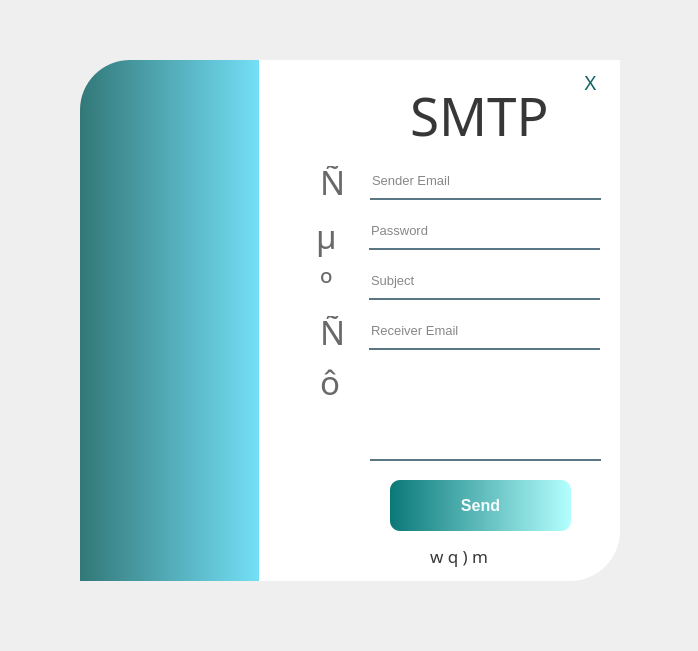
<?xml version="1.0" encoding="UTF-8"?>
<ui version="4.0">
 <class>Form</class>
 <widget class="QWidget" name="Form">
  <property name="geometry">
   <rect>
    <x>0</x>
    <y>0</y>
    <width>698</width>
    <height>651</height>
   </rect>
  </property>
  <property name="windowTitle">
   <string>Form</string>
  </property>
  <widget class="QWidget" name="widget" native="true">
   <property name="geometry">
    <rect>
     <x>40</x>
     <y>30</y>
     <width>625</width>
     <height>565</height>
    </rect>
   </property>
   <widget class="QLabel" name="label">
    <property name="geometry">
     <rect>
      <x>40</x>
      <y>30</y>
      <width>191</width>
      <height>521</height>
     </rect>
    </property>
    <property name="styleSheet">
     <string notr="true">background-color:qlineargradient(spread:pad, x1:0, y1:0, x2:1, y2:0, stop:0 rgba(50, 120, 120, 255), stop:1 rgba(120, 230, 255, 255));
border-top-left-radius:50px;
</string>
    </property>
    <property name="text">
     <string/>
    </property>
   </widget>
   <widget class="QLabel" name="label_3">
    <property name="geometry">
     <rect>
      <x>219</x>
      <y>30</y>
      <width>361</width>
      <height>521</height>
     </rect>
    </property>
    <property name="styleSheet">
     <string notr="true">background-color:rgba(255,255,255,255);
border-bottom-right-radius:50px</string>
    </property>
    <property name="text">
     <string/>
    </property>
   </widget>
   <widget class="QLabel" name="label_4">
    <property name="geometry">
     <rect>
      <x>370</x>
      <y>50</y>
      <width>151</width>
      <height>71</height>
     </rect>
    </property>
    <property name="font">
     <font>
      <family>Rockwell Condensed</family>
      <pointsize>40</pointsize>
      <weight>50</weight>
      <bold>false</bold>
     </font>
    </property>
    <property name="styleSheet">
     <string notr="true">color:rgba(0,0,0,200)</string>
    </property>
    <property name="text">
     <string>SMTP</string>
    </property>
   </widget>
   <widget class="QLineEdit" name="lineEdit">
    <property name="geometry">
     <rect>
      <x>330</x>
      <y>140</y>
      <width>231</width>
      <height>30</height>
     </rect>
    </property>
    <property name="font">
     <font>
      <pointsize>10</pointsize>
     </font>
    </property>
    <property name="styleSheet">
     <string notr="true">background-color:rgba(0,0,0,0);
border:none;
border-bottom:2px solid rgba(46,82,101,200);
color:rgba(0,0,0,240);
padding-bottom:7px;</string>
    </property>
    <property name="text">
     <string/>
    </property>
    <property name="placeholderText">
     <string>Sender Email</string>
    </property>
   </widget>
   <widget class="QLineEdit" name="lineEdit_2">
    <property name="geometry">
     <rect>
      <x>329</x>
      <y>190</y>
      <width>231</width>
      <height>30</height>
     </rect>
    </property>
    <property name="font">
     <font>
      <pointsize>10</pointsize>
     </font>
    </property>
    <property name="styleSheet">
     <string notr="true">background-color:rgba(0,0,0,0);
border:none;
border-bottom:2px solid rgba(46,82,101,200);
color:rgba(0,0,0,240);
padding-bottom:7px;</string>
    </property>
    <property name="placeholderText">
     <string>Password</string>
    </property>
   </widget>
   <widget class="QPushButton" name="pushButton">
    <property name="geometry">
     <rect>
      <x>350</x>
      <y>450</y>
      <width>181</width>
      <height>51</height>
     </rect>
    </property>
    <property name="font">
     <font>
      <pointsize>12</pointsize>
      <weight>75</weight>
      <bold>true</bold>
     </font>
    </property>
    <property name="styleSheet">
     <string notr="true">QPushButton#pushButton{
background-color: qlineargradient(spread:pad, x1:0, y1:0, x2:1, y2:0, stop:0 rgba(11, 120, 120, 255), stop:1 rgba(180, 255, 255, 255));
color:rgba(255,255,255,240);
border-radius:10px;
}
</string>
    </property>
    <property name="text">
     <string>Send</string>
    </property>
   </widget>
   <widget class="QLabel" name="label_5">
    <property name="geometry">
     <rect>
      <x>390</x>
      <y>510</y>
      <width>111</width>
      <height>31</height>
     </rect>
    </property>
    <property name="font">
     <font>
      <family>Social Media Circled</family>
      <pointsize>13</pointsize>
      <weight>50</weight>
      <bold>false</bold>
     </font>
    </property>
    <property name="styleSheet">
     <string notr="true">color:rgba(0,0,0,200)</string>
    </property>
    <property name="text">
     <string>w q ) m</string>
    </property>
   </widget>
   <widget class="QLineEdit" name="lineEdit_3">
    <property name="geometry">
     <rect>
      <x>329</x>
      <y>240</y>
      <width>231</width>
      <height>30</height>
     </rect>
    </property>
    <property name="font">
     <font>
      <pointsize>10</pointsize>
     </font>
    </property>
    <property name="styleSheet">
     <string notr="true">background-color:rgba(0,0,0,0);
border:none;
border-bottom:2px solid rgba(46,82,101,200);
color:rgba(0,0,0,240);
padding-bottom:7px;</string>
    </property>
    <property name="placeholderText">
     <string>Subject</string>
    </property>
   </widget>
   <widget class="QLineEdit" name="lineEdit_4">
    <property name="geometry">
     <rect>
      <x>329</x>
      <y>290</y>
      <width>231</width>
      <height>30</height>
     </rect>
    </property>
    <property name="font">
     <font>
      <pointsize>10</pointsize>
     </font>
    </property>
    <property name="styleSheet">
     <string notr="true">background-color:rgba(0,0,0,0);
border:none;
border-bottom:2px solid rgba(46,82,101,200);
color:rgba(0,0,0,240);
padding-bottom:7px;</string>
    </property>
    <property name="placeholderText">
     <string>Receiver Email</string>
    </property>
   </widget>
   <widget class="QPlainTextEdit" name="plainTextEdit">
    <property name="geometry">
     <rect>
      <x>330</x>
      <y>340</y>
      <width>231</width>
      <height>91</height>
     </rect>
    </property>
    <property name="font">
     <font>
      <pointsize>10</pointsize>
      <weight>50</weight>
      <italic>false</italic>
      <bold>false</bold>
     </font>
    </property>
    <property name="styleSheet">
     <string notr="true">background-color:rgba(0,0,0,0);
border:none;
border-bottom:2px solid rgba(46,82,101,200);
color:rgba(0,0,0,240);
padding-bottom:7px;</string>
    </property>
    <property name="plainText">
     <string/>
    </property>
    <property name="placeholderText">
     <string>message</string>
    </property>
   </widget>
   <widget class="QLabel" name="label_6">
    <property name="geometry">
     <rect>
      <x>280</x>
      <y>136</y>
      <width>40</width>
      <height>31</height>
     </rect>
    </property>
    <property name="font">
     <font>
      <family>Social Media Circled</family>
      <pointsize>25</pointsize>
      <weight>50</weight>
      <bold>false</bold>
     </font>
    </property>
    <property name="styleSheet">
     <string notr="true">color:rgba(0,0,0,150)</string>
    </property>
    <property name="text">
     <string>Ñ</string>
    </property>
   </widget>
   <widget class="QLabel" name="label_7">
    <property name="geometry">
     <rect>
      <x>280</x>
      <y>236</y>
      <width>40</width>
      <height>31</height>
     </rect>
    </property>
    <property name="font">
     <font>
      <family>Social Media Circled</family>
      <pointsize>25</pointsize>
      <weight>50</weight>
      <bold>false</bold>
     </font>
    </property>
    <property name="styleSheet">
     <string notr="true">color:rgba(0,0,0,150)</string>
    </property>
    <property name="text">
     <string>º</string>
    </property>
   </widget>
   <widget class="QLabel" name="label_8">
    <property name="geometry">
     <rect>
      <x>276</x>
      <y>180</y>
      <width>41</width>
      <height>51</height>
     </rect>
    </property>
    <property name="font">
     <font>
      <family>Social Media Circled</family>
      <pointsize>25</pointsize>
      <weight>50</weight>
      <bold>false</bold>
     </font>
    </property>
    <property name="styleSheet">
     <string notr="true">color:rgba(0,0,0,150)</string>
    </property>
    <property name="text">
     <string>µ</string>
    </property>
   </widget>
   <widget class="QLabel" name="label_9">
    <property name="geometry">
     <rect>
      <x>280</x>
      <y>336</y>
      <width>40</width>
      <height>31</height>
     </rect>
    </property>
    <property name="font">
     <font>
      <family>Social Media Circled</family>
      <pointsize>25</pointsize>
      <weight>50</weight>
      <bold>false</bold>
     </font>
    </property>
    <property name="styleSheet">
     <string notr="true">color:rgba(0,0,0,150)</string>
    </property>
    <property name="text">
     <string>ô</string>
    </property>
   </widget>
   <widget class="QLabel" name="label_10">
    <property name="geometry">
     <rect>
      <x>280</x>
      <y>286</y>
      <width>40</width>
      <height>31</height>
     </rect>
    </property>
    <property name="font">
     <font>
      <family>Social Media Circled</family>
      <pointsize>25</pointsize>
      <weight>50</weight>
      <bold>false</bold>
     </font>
    </property>
    <property name="styleSheet">
     <string notr="true">color:rgba(0,0,0,150)</string>
    </property>
    <property name="text">
     <string>Ñ</string>
    </property>
   </widget>
   <widget class="QPushButton" name="pushButton_2">
    <property name="geometry">
     <rect>
      <x>520</x>
      <y>30</y>
      <width>61</width>
      <height>51</height>
     </rect>
    </property>
    <property name="font">
     <font>
      <family>Ev's Dragons</family>
      <pointsize>15</pointsize>
      <weight>50</weight>
      <bold>false</bold>
     </font>
    </property>
    <property name="styleSheet">
     <string notr="true">background-color:rgba(0,0,0,0);
border:2px solid rgba(46,82,101,200);
color:rgba(20, 100, 100, 255);
padding-bottom:7px;
border:none;</string>
    </property>
    <property name="text">
     <string>X</string>
    </property>
   </widget>
  </widget>
 </widget>
 <resources>
  <include location="F:/Downloads/rs.qrc"/>
 </resources>
 <connections/>
</ui>
